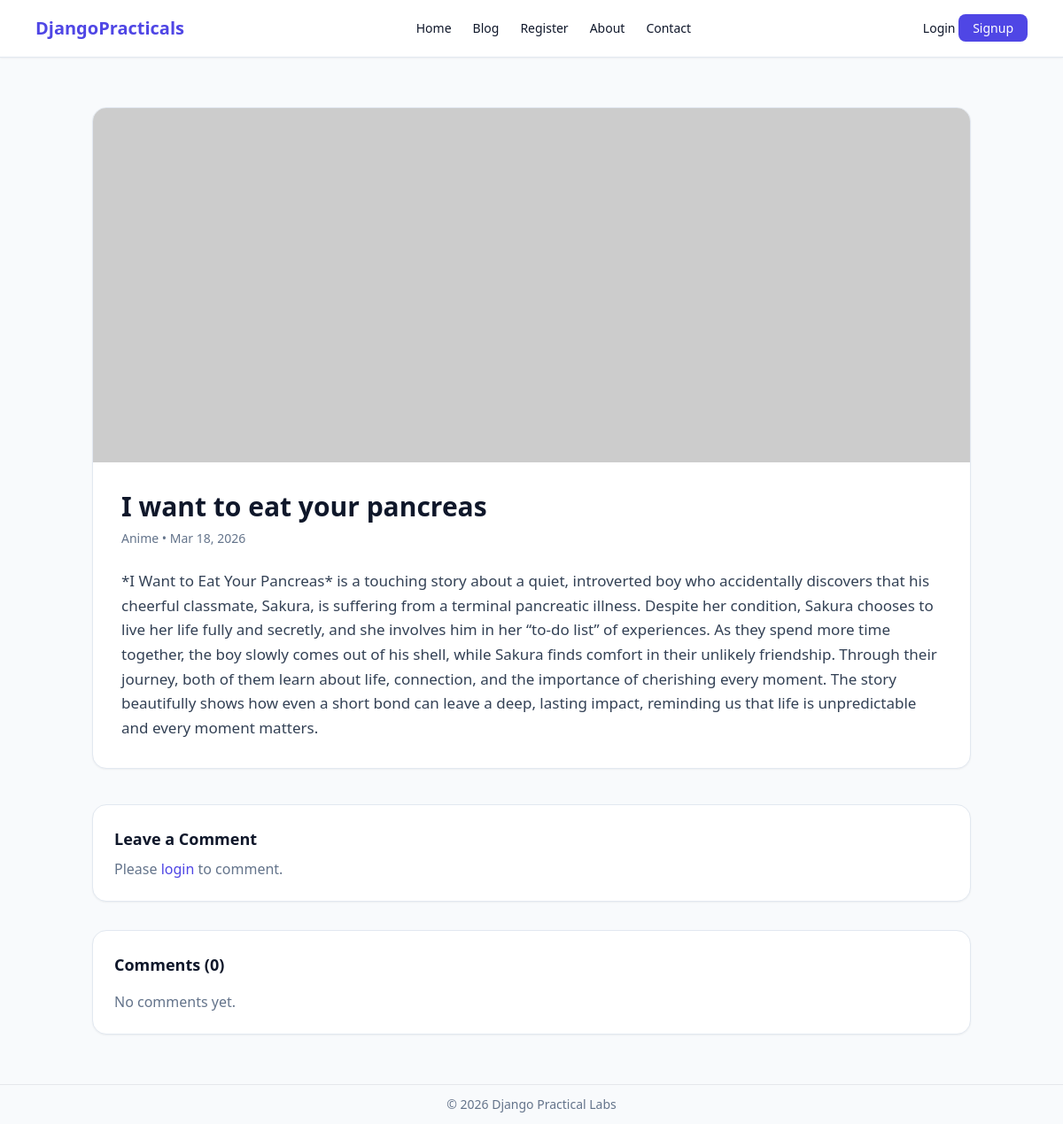
Page /blog/2/ on the earlier database version.
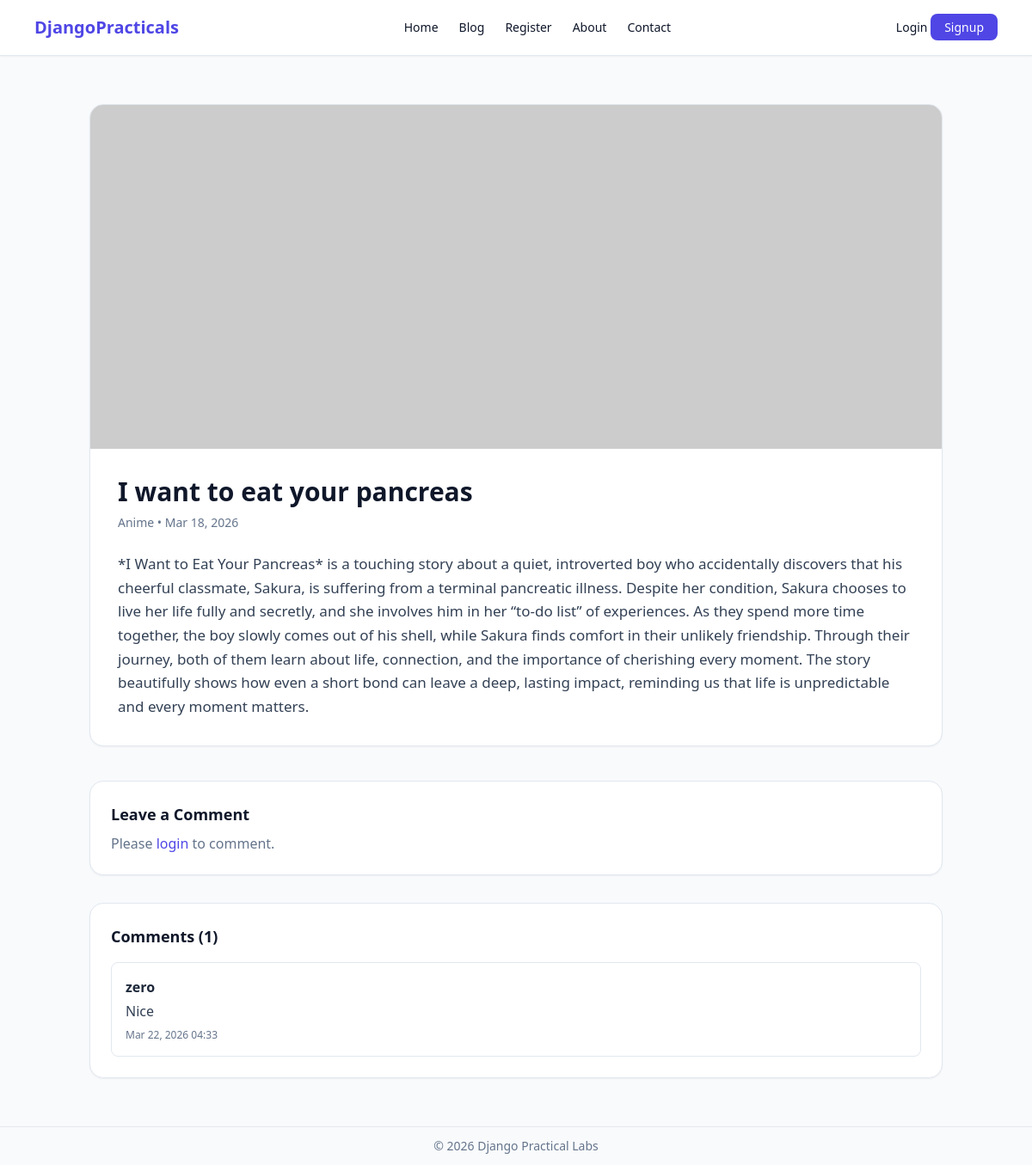
Same page on the later database version.
### blog/models.py (models this page shows, shortened)
class Post(models.Model):
    title = models.CharField(max_length=200)
    content = models.TextField()
    category = models.ForeignKey(Category, on_delete=models.CASCADE, related_name='posts')
    image_url = models.URLField(blank=True, null=True)
    created_at = models.DateTimeField(auto_now_add=True)

class Category(models.Model):
    name = models.CharField(max_length=80)

class Comment(models.Model):
    post = models.ForeignKey(Post, on_delete=models.CASCADE, related_name='comments')
    user = models.ForeignKey(User, on_delete=models.CASCADE)
    text = models.TextField()
    created_at = models.DateTimeField(auto_now_add=True)

### blog/views.py (the view)
# urls.py: path('<int:pk>/', views.post_detail, name='post_detail'),
def post_detail(request, pk):
    post = get_object_or_404(Post, pk=pk)
    form = CommentForm(request.POST or None)
    if request.method == 'POST' and form.is_valid():
        comment = form.save(commit=False)
        comment.post = post
        comment.user = request.user
        comment.save()
        return redirect('blog:post_detail', pk=post.pk)
    return render(request, 'blog/post_detail.html', {'post': post, 'form': form})

### templates/blog/post_detail.html (shortened to what this page needs)
{% extends 'base.html' %}
{% block content %}
<div class="max-w-5xl mx-auto px-4 py-8">
    <article class="bg-white rounded-2xl shadow-sm border border-slate-200 overflow-hidden">
        {% if post.image_url %}
            <img src="{{ post.image_url }}" class="w-full max-h-[500px] object-contain bg-black">
        {% else %}
            <img src="https://via.placeholder.com/1200x400?text=No+Image" class="w-full h-[400px] object-cover object-center">
        {% endif %}
        <div class="p-8">
            <h1 class="text-3xl font-bold text-slate-900">
                {{ post.title }}
            </h1>
            <p class="mt-2 text-sm text-slate-500">
                {{ post.category.name }} • {{ post.created_at|date:'M j, Y' }}
            </p>
            <div class="mt-6 text-slate-700 leading-relaxed text-[17px]">
                {{ post.content }}
            </div>
        </div>
    </article>
    <div class="mt-10 space-y-8">
        <div class="bg-white p-6 rounded-2xl shadow-sm border border-slate-200 w-full">
            <h2 class="text-lg font-semibold text-slate-900">
                Leave a Comment
            </h2>
            {% if user.is_authenticated %}
                <p class="text-sm text-slate-500 mt-1">
                    Commenting as <span class="font-medium text-indigo-600">{{ user.username }}</span>
                </p>
                <form method="post" class="mt-4 space-y-4">
                    {% csrf_token %}
                    {% for field in form %}
                        <div>
                            <label class="block text-sm font-medium text-slate-700 mb-1">
                                {{ field.label }}
                            </label>
                            <textarea
                                name="{{ field.name }}"
                                rows="4"
                                class="w-full px-4 py-2 border border-slate-300 rounded-lg focus:ring-2 focus:ring-indigo-500"
                            ></textarea>
                        </div>
                    {% endfor %}
                    <button type="submit"
                        class="bg-indigo-600 text-white px-6 py-2 rounded-lg hover:bg-indigo-500">
                        Post Comment
                    </button>
                </form>
            {% else %}
                <p class="text-slate-500 mt-2">
                    Please <a href="{% url 'login' %}" class="text-indigo-600">login</a> to comment.
                </p>
            {% endif %}
        </div>
        <div class="bg-white p-6 rounded-2xl shadow-sm border border-slate-200">
            <h2 class="text-lg font-semibold text-slate-900">
                Comments ({{ post.comments.count }})
            </h2>
            <div class="mt-4 space-y-4">
                {% for comment in post.comments.all %}
                    <div class="p-4 rounded-lg border border-slate-200">
                        <p class="font-semibold text-slate-800">
                            {{ comment.user.username }}
                        </p>
                        <p class="text-slate-700 mt-1">
                            {{ comment.text }}
                        </p>
                        <p class="text-xs text-slate-500 mt-2">
                            {{ comment.created_at|date:'M j, Y H:i' }}
                        </p>
                    </div>
                {% empty %}
                    <p class="text-slate-500">
                        No comments yet.
                    </p>
                {% endfor %}
            </div>
        </div>
    </div>
</div>
{% endblock %}

### templates/base.html (shortened to what this page needs)
<!DOCTYPE html>
<html lang="en">
<head>
    <script src="https://cdn.tailwindcss.com"></script>
</head>
<body class="bg-slate-50 text-slate-900 min-h-screen flex flex-col">
<nav class="bg-white border-b border-slate-200 shadow-sm">
    <div class="max-w-6xl mx-auto px-4 flex justify-between items-center h-16">
        <a class="text-xl font-bold text-indigo-600" href="{% url 'myapp:home' %}">
            DjangoPracticals
        </a>
        <div class="hidden md:flex gap-6 text-sm font-medium">
            <a class="hover:text-indigo-600" href="{% url 'myapp:home' %}">Home</a>
            <a class="hover:text-indigo-600" href="{% url 'blog:post_list' %}">Blog</a>
            <a class="hover:text-indigo-600" href="{% url 'registration:register' %}">Register</a>
            <a class="hover:text-indigo-600" href="{% url 'myapp:about' %}">About</a>
            <a class="hover:text-indigo-600" href="{% url 'myapp:contact' %}">Contact</a>
        </div>
        <div class="relative text-sm">
            {% if user.is_authenticated %}
                <button id="profileBtn" class="flex flex-col items-center focus:outline-none">
                    <div class="w-9 h-9 rounded-full bg-indigo-600 text-white flex items-center justify-center font-semibold">
                        {{ user.username|first|upper }}
                    </div>
                    <span class="text-xs text-slate-600 mt-1">
                        {{ user.username }}
                    </span>
                </button>
                <div id="dropdownMenu"
     class="hidden absolute right-0 mt-3 w-40 bg-white border border-slate-200 rounded-xl shadow-lg overflow-hidden z-50">
    <a href="{% url 'myapp:profile' %}"
       class="block px-4 py-2 hover:bg-slate-100">
        Profile
    </a>
    <form action="{% url 'logout' %}" method="post">
        {% csrf_token %}
        <button type="submit"
            class="w-full text-left px-4 py-2 text-red-500 hover:bg-red-50">
            Logout
        </button>
    </form>
</div>
            {% else %}
                <a class="hover:text-indigo-600" href="{% url 'login' %}">Login</a>
                <a class="bg-indigo-600 text-white px-4 py-1.5 rounded-lg hover:bg-indigo-500"
                   href="{% url 'signup' %}">
                    Signup
                </a>
            {% endif %}
        </div>
    </div>
</nav>
<main class="flex-1 flex items-center justify-center px-4 py-6">
    {% block content %}{% endblock %}
</main>
<footer class="py-3 text-center text-sm text-slate-500 border-t">
    &copy; {% now "Y" %} Django Practical Labs
</footer>
</body>
</html>

Differences in the rows shown:
computed for Post "I want to eat your pancreas": comments.count "0" → "1"
added Comment: user.username "zero", text "Nice", created_at "Mar 22, 2026 04:33"
Other differences:
text no longer shown: "No comments yet."
